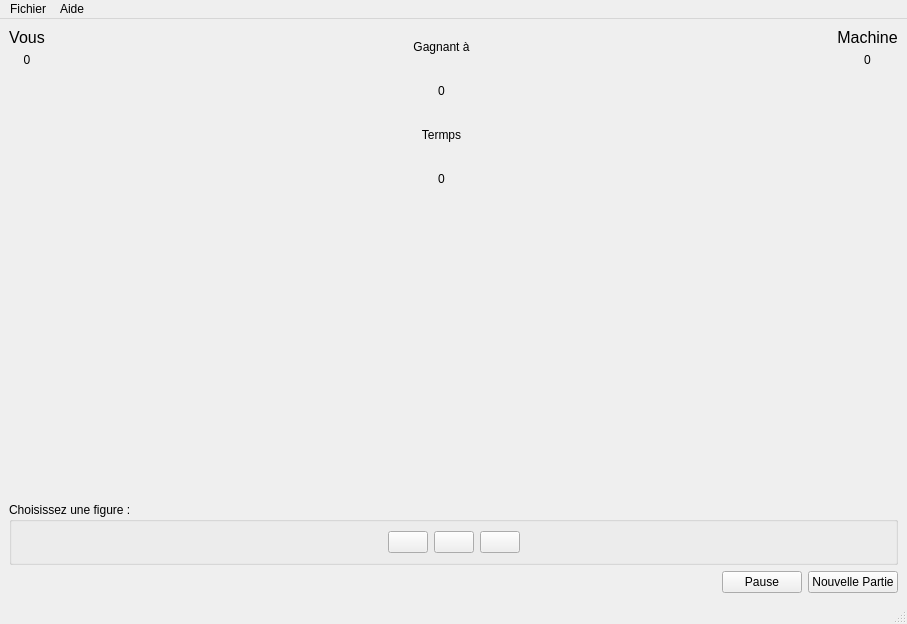
<?xml version="1.0" encoding="UTF-8"?>
<ui version="4.0">
 <class>ChifoumiVue</class>
 <widget class="QMainWindow" name="ChifoumiVue">
  <property name="geometry">
   <rect>
    <x>0</x>
    <y>0</y>
    <width>907</width>
    <height>624</height>
   </rect>
  </property>
  <property name="windowTitle">
   <string>ChifoumiVue</string>
  </property>
  <widget class="QWidget" name="centralwidget">
   <layout class="QHBoxLayout" name="horizontalLayout_2">
    <item>
     <layout class="QHBoxLayout" name="horizontalLayout">
      <item>
       <layout class="QVBoxLayout" name="verticalLayout">
        <item>
         <layout class="QHBoxLayout" name="horizontalLayout_5">
          <item>
           <layout class="QVBoxLayout" name="verticalLayout_2">
            <item>
             <widget class="QLabel" name="labelVous">
              <property name="font">
               <font>
                <pointsize>12</pointsize>
                <weight>50</weight>
                <bold>false</bold>
               </font>
              </property>
              <property name="text">
               <string>Vous</string>
              </property>
              <property name="alignment">
               <set>Qt::AlignCenter</set>
              </property>
             </widget>
            </item>
            <item>
             <widget class="QLabel" name="joueurScoreLabel">
              <property name="text">
               <string>0</string>
              </property>
              <property name="alignment">
               <set>Qt::AlignCenter</set>
              </property>
             </widget>
            </item>
            <item>
             <spacer name="verticalSpacer_2">
              <property name="orientation">
               <enum>Qt::Vertical</enum>
              </property>
              <property name="sizeHint" stdset="0">
               <size>
                <width>20</width>
                <height>40</height>
               </size>
              </property>
             </spacer>
            </item>
            <item>
             <widget class="QLabel" name="labelCoupJoueur">
              <property name="sizePolicy">
               <sizepolicy hsizetype="Fixed" vsizetype="Fixed">
                <horstretch>0</horstretch>
                <verstretch>0</verstretch>
               </sizepolicy>
              </property>
              <property name="text">
               <string/>
              </property>
              <property name="pixmap">
               <pixmap resource="ressourcesChifoumi.qrc">:/chifoumi/images/rien_115.png</pixmap>
              </property>
              <property name="scaledContents">
               <bool>true</bool>
              </property>
              <property name="alignment">
               <set>Qt::AlignCenter</set>
              </property>
             </widget>
            </item>
           </layout>
          </item>
          <item>
           <spacer name="horizontalSpacer">
            <property name="orientation">
             <enum>Qt::Horizontal</enum>
            </property>
            <property name="sizeHint" stdset="0">
             <size>
              <width>40</width>
              <height>20</height>
             </size>
            </property>
           </spacer>
          </item>
          <item>
           <layout class="QVBoxLayout" name="verticalLayout_3">
            <item>
             <widget class="QLabel" name="label">
              <property name="text">
               <string>Gagnant à</string>
              </property>
              <property name="alignment">
               <set>Qt::AlignCenter</set>
              </property>
             </widget>
            </item>
            <item>
             <widget class="QLabel" name="label_Nb_Score_Max">
              <property name="text">
               <string>0</string>
              </property>
              <property name="alignment">
               <set>Qt::AlignCenter</set>
              </property>
             </widget>
            </item>
            <item>
             <widget class="QLabel" name="label_2">
              <property name="text">
               <string>Termps</string>
              </property>
              <property name="alignment">
               <set>Qt::AlignCenter</set>
              </property>
             </widget>
            </item>
            <item>
             <widget class="QLabel" name="Chrono">
              <property name="text">
               <string>0</string>
              </property>
              <property name="alignment">
               <set>Qt::AlignCenter</set>
              </property>
             </widget>
            </item>
            <item>
             <widget class="QLabel" name="labelSNK">
              <property name="maximumSize">
               <size>
                <width>70</width>
                <height>70</height>
               </size>
              </property>
              <property name="text">
               <string/>
              </property>
              <property name="pixmap">
               <pixmap resource="ressourcesChifoumi.qrc">:/chifoumi/images/versus.gif</pixmap>
              </property>
              <property name="scaledContents">
               <bool>true</bool>
              </property>
              <property name="alignment">
               <set>Qt::AlignCenter</set>
              </property>
             </widget>
            </item>
            <item>
             <spacer name="verticalSpacer_4">
              <property name="orientation">
               <enum>Qt::Vertical</enum>
              </property>
              <property name="sizeType">
               <enum>QSizePolicy::Fixed</enum>
              </property>
              <property name="sizeHint" stdset="0">
               <size>
                <width>20</width>
                <height>20</height>
               </size>
              </property>
             </spacer>
            </item>
           </layout>
          </item>
          <item>
           <spacer name="horizontalSpacer_2">
            <property name="orientation">
             <enum>Qt::Horizontal</enum>
            </property>
            <property name="sizeHint" stdset="0">
             <size>
              <width>40</width>
              <height>20</height>
             </size>
            </property>
           </spacer>
          </item>
          <item>
           <layout class="QVBoxLayout" name="verticalLayout_4">
            <item>
             <widget class="QLabel" name="labelMachine">
              <property name="font">
               <font>
                <pointsize>12</pointsize>
                <weight>50</weight>
                <bold>false</bold>
               </font>
              </property>
              <property name="text">
               <string>Machine</string>
              </property>
              <property name="alignment">
               <set>Qt::AlignCenter</set>
              </property>
             </widget>
            </item>
            <item>
             <widget class="QLabel" name="MachineScoreLabel">
              <property name="text">
               <string>0</string>
              </property>
              <property name="alignment">
               <set>Qt::AlignCenter</set>
              </property>
             </widget>
            </item>
            <item>
             <spacer name="verticalSpacer_3">
              <property name="orientation">
               <enum>Qt::Vertical</enum>
              </property>
              <property name="sizeHint" stdset="0">
               <size>
                <width>20</width>
                <height>40</height>
               </size>
              </property>
             </spacer>
            </item>
            <item>
             <widget class="QLabel" name="labelCoupMachine">
              <property name="sizePolicy">
               <sizepolicy hsizetype="Fixed" vsizetype="Fixed">
                <horstretch>0</horstretch>
                <verstretch>0</verstretch>
               </sizepolicy>
              </property>
              <property name="text">
               <string/>
              </property>
              <property name="pixmap">
               <pixmap resource="ressourcesChifoumi.qrc">:/chifoumi/images/rien_115.png</pixmap>
              </property>
              <property name="scaledContents">
               <bool>true</bool>
              </property>
              <property name="alignment">
               <set>Qt::AlignCenter</set>
              </property>
             </widget>
            </item>
           </layout>
          </item>
         </layout>
        </item>
        <item>
         <spacer name="verticalSpacer_5">
          <property name="orientation">
           <enum>Qt::Vertical</enum>
          </property>
          <property name="sizeType">
           <enum>QSizePolicy::Expanding</enum>
          </property>
          <property name="sizeHint" stdset="0">
           <size>
            <width>20</width>
            <height>40</height>
           </size>
          </property>
         </spacer>
        </item>
        <item>
         <widget class="QGroupBox" name="groupBox">
          <property name="title">
           <string>Choisissez une figure :</string>
          </property>
          <layout class="QHBoxLayout" name="horizontalLayout_3">
           <item>
            <spacer name="horizontalSpacer_4">
             <property name="orientation">
              <enum>Qt::Horizontal</enum>
             </property>
             <property name="sizeHint" stdset="0">
              <size>
               <width>40</width>
               <height>20</height>
              </size>
             </property>
            </spacer>
           </item>
           <item>
            <widget class="QPushButton" name="CiseauButton">
             <property name="sizePolicy">
              <sizepolicy hsizetype="Minimum" vsizetype="Fixed">
               <horstretch>0</horstretch>
               <verstretch>0</verstretch>
              </sizepolicy>
             </property>
             <property name="text">
              <string/>
             </property>
             <property name="icon">
              <iconset resource="ressourcesChifoumi.qrc">
               <normaloff>:/chifoumi/images/ciseau.gif</normaloff>:/chifoumi/images/ciseau.gif</iconset>
             </property>
             <property name="iconSize">
              <size>
               <width>64</width>
               <height>64</height>
              </size>
             </property>
             <property name="autoDefault">
              <bool>false</bool>
             </property>
             <property name="default">
              <bool>false</bool>
             </property>
             <property name="flat">
              <bool>false</bool>
             </property>
            </widget>
           </item>
           <item>
            <widget class="QPushButton" name="PierreButton">
             <property name="text">
              <string/>
             </property>
             <property name="icon">
              <iconset resource="ressourcesChifoumi.qrc">
               <normaloff>:/chifoumi/images/pierre.gif</normaloff>:/chifoumi/images/pierre.gif</iconset>
             </property>
             <property name="iconSize">
              <size>
               <width>64</width>
               <height>64</height>
              </size>
             </property>
             <property name="autoDefault">
              <bool>false</bool>
             </property>
             <property name="default">
              <bool>false</bool>
             </property>
             <property name="flat">
              <bool>false</bool>
             </property>
            </widget>
           </item>
           <item>
            <widget class="QPushButton" name="PapierButton">
             <property name="text">
              <string/>
             </property>
             <property name="icon">
              <iconset resource="ressourcesChifoumi.qrc">
               <normaloff>:/chifoumi/images/papier.gif</normaloff>:/chifoumi/images/papier.gif</iconset>
             </property>
             <property name="iconSize">
              <size>
               <width>64</width>
               <height>64</height>
              </size>
             </property>
             <property name="autoDefault">
              <bool>false</bool>
             </property>
             <property name="default">
              <bool>false</bool>
             </property>
             <property name="flat">
              <bool>false</bool>
             </property>
            </widget>
           </item>
           <item>
            <spacer name="horizontalSpacer_5">
             <property name="orientation">
              <enum>Qt::Horizontal</enum>
             </property>
             <property name="sizeHint" stdset="0">
              <size>
               <width>40</width>
               <height>20</height>
              </size>
             </property>
            </spacer>
           </item>
          </layout>
         </widget>
        </item>
        <item>
         <layout class="QHBoxLayout" name="horizontalLayout_8">
          <item>
           <spacer name="horizontalSpacer_3">
            <property name="orientation">
             <enum>Qt::Horizontal</enum>
            </property>
            <property name="sizeHint" stdset="0">
             <size>
              <width>40</width>
              <height>20</height>
             </size>
            </property>
           </spacer>
          </item>
          <item>
           <widget class="QPushButton" name="bPause">
            <property name="text">
             <string>Pause</string>
            </property>
           </widget>
          </item>
          <item>
           <widget class="QPushButton" name="NouvellePartieBouton">
            <property name="sizePolicy">
             <sizepolicy hsizetype="Fixed" vsizetype="Fixed">
              <horstretch>0</horstretch>
              <verstretch>0</verstretch>
             </sizepolicy>
            </property>
            <property name="text">
             <string>Nouvelle Partie</string>
            </property>
           </widget>
          </item>
         </layout>
        </item>
        <item>
         <layout class="QHBoxLayout" name="horizontalLayout_4"/>
        </item>
       </layout>
      </item>
     </layout>
    </item>
   </layout>
  </widget>
  <widget class="QMenuBar" name="menubar">
   <property name="geometry">
    <rect>
     <x>0</x>
     <y>0</y>
     <width>907</width>
     <height>20</height>
    </rect>
   </property>
   <widget class="QMenu" name="menuFichier">
    <property name="title">
     <string>Fichier</string>
    </property>
    <addaction name="actionQuitter"/>
    <addaction name="actionparamettre"/>
   </widget>
   <widget class="QMenu" name="menuAide">
    <property name="title">
     <string>Aide</string>
    </property>
    <addaction name="actionA_propos_de"/>
   </widget>
   <addaction name="menuFichier"/>
   <addaction name="menuAide"/>
  </widget>
  <widget class="QStatusBar" name="statusbar"/>
  <action name="actionQuitter">
   <property name="text">
    <string>Quitter</string>
   </property>
   <property name="shortcut">
    <string>Alt+F3</string>
   </property>
  </action>
  <action name="actionA_propos_de">
   <property name="text">
    <string>A propos de ...</string>
   </property>
   <property name="shortcut">
    <string>F1</string>
   </property>
  </action>
  <action name="actionparamettre">
   <property name="text">
    <string>Paramétrer</string>
   </property>
   <property name="shortcut">
    <string>F9</string>
   </property>
  </action>
 </widget>
 <resources>
  <include location="ressourcesChifoumi.qrc"/>
 </resources>
 <connections/>
</ui>
